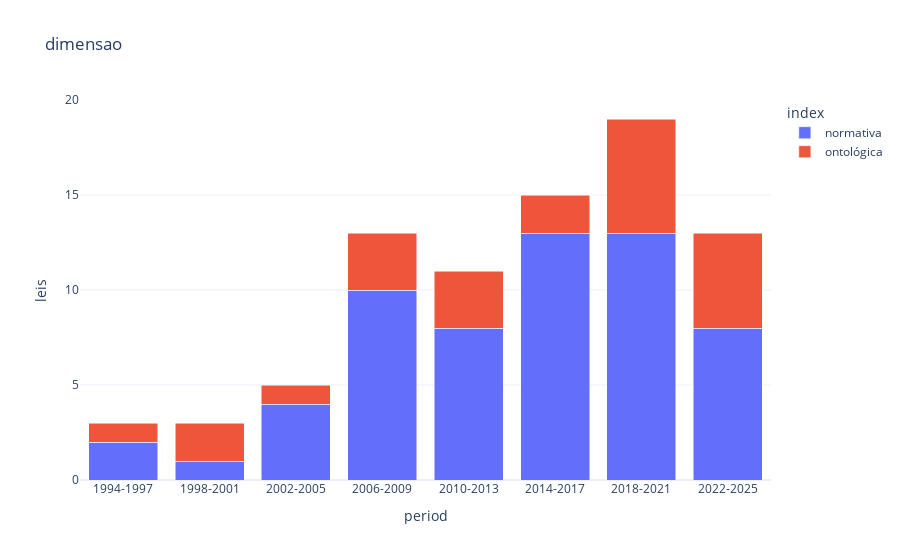
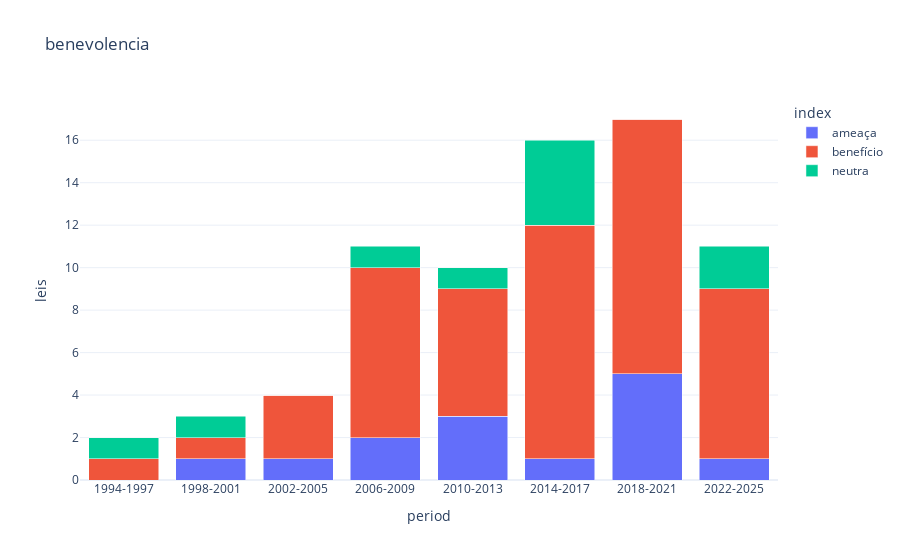
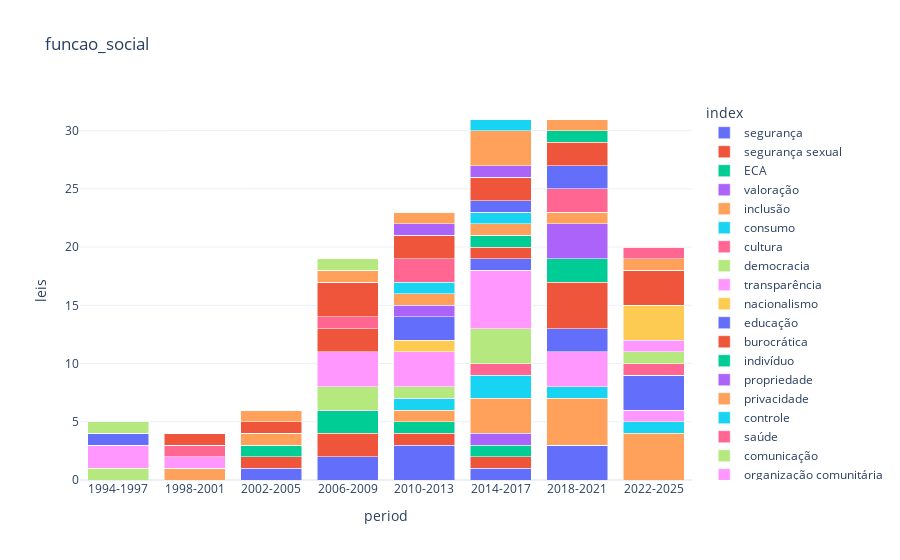
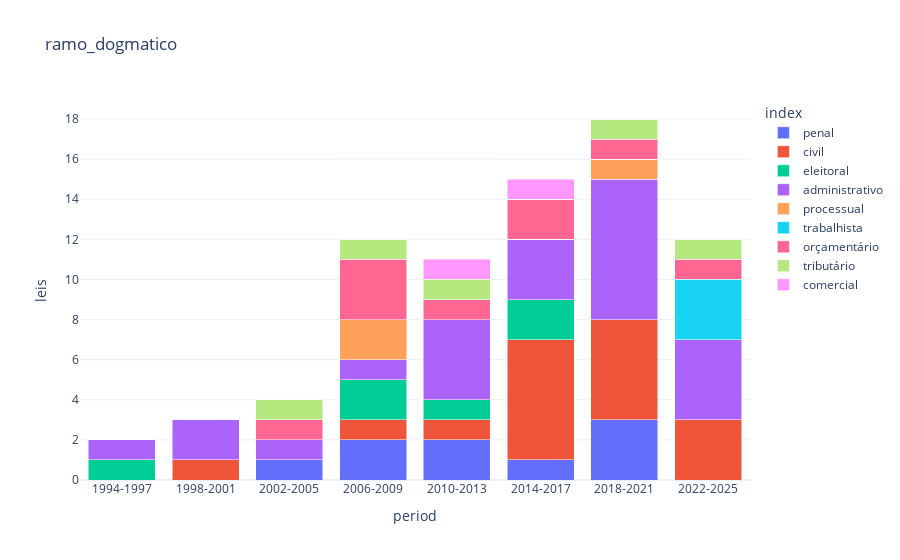

Source (notebook cell) for these figures, in order:
### Code cell
# Convert 'data' column to datetime and extract year
df['year'] = pd.to_datetime(df['data'], dayfirst=True).dt.year

# Create 4-year periods
min_year = df['year'].min()
df['period'] = ((df['year'] - min_year) // 4) * 4 + min_year
df['period'] = df['period'].astype(int).astype(str) + '-' + (df['period'] + 3).astype(int).astype(str)

period_counts = df['period'].value_counts().sort_index()

for colname in df.columns[7:14]:
    print(colname)

    df_stack = pd.DataFrame()
    df_count = pd.DataFrame()
    for period in period_counts.index:
        df_part = df[df['period'] == period]

        s_colstacker = pd.Series(0, index=df_part.iloc[:, 14:].columns[
            df_part.iloc[:, 14:].columns.str.startswith(colname)], dtype='float64')
        for i, row in df_part.iterrows():
            for col in df_part.iloc[:, 14:].columns[df_part.iloc[:, 14:].columns.str.startswith(colname)]:
                s_colstacker[col] += row[col]

        # normalize to get proportions (or percentages)
        total = s_colstacker.sum()
        s_colstacker_perc = s_colstacker / total

        # rename indices
        s_colstacker.index = s_colstacker.index.str.replace(colname + '_', '')
        s_colstacker_perc.index = s_colstacker.index

        s_colstacker.name = period
        s_colstacker_perc.name = period
        df_stack = pd.concat([df_stack, s_colstacker], axis=1)
        df_count = pd.concat([df_count, s_colstacker_perc], axis=1)

    # plot stacked bar chart
    df_stack = df_stack.reset_index().melt(id_vars='index', var_name='period', value_name='leis')
    df_count = df_count.reset_index().melt(id_vars='index', var_name='period', value_name='percentage')
    df_plot = df_stack.merge(df_count)
    fig = px.bar(df_plot, x='period', y='leis', color='index', title=colname,
                 hover_data=['percentage'], barmode='stack')
    fig.update_layout(template="plotly_white")
    fig.show()

### Figure 1 — Plotly figure (JSON) as saved in the notebook; plotly's stock layout.template omitted (floating-point values rounded to 4 significant figures)
{"data": [{"alignmentgroup": "True", "customdata": [[0.6667], [0.3333], [0.8], [0.7692], [0.7273], [0.8667], [0.6842], [0.6154]], "hovertemplate": "index=normativa<br>period=%{x}<br>leis=%{y}<br>percentage=%{customdata[0]}<extra></extra>", "legendgroup": "normativa", "marker": {"color": "#636efa", "pattern": {"shape": ""}}, "name": "normativa", "offsetgroup": "normativa", "orientation": "v", "showlegend": true, "textposition": "auto", "x": ["1994-1997", "1998-2001", "2002-2005", "2006-2009", "2010-2013", "2014-2017", "2018-2021", "2022-2025"], "xaxis": "x", "y": [2.0, 1.0, 4.0, 10.0, 8.0, 13.0, 13.0, 8.0], "yaxis": "y", "type": "bar"}, {"alignmentgroup": "True", "customdata": [[0.3333], [0.6667], [0.2], [0.2308], [0.2727], [0.1333], [0.3158], [0.3846]], "hovertemplate": "index=ontológica<br>period=%{x}<br>leis=%{y}<br>percentage=%{customdata[0]}<extra></extra>", "legendgroup": "ontológica", "marker": {"color": "#EF553B", "pattern": {"shape": ""}}, "name": "ontológica", "offsetgroup": "ontológica", "orientation": "v", "showlegend": true, "textposition": "auto", "x": ["1994-1997", "1998-2001", "2002-2005", "2006-2009", "2010-2013", "2014-2017", "2018-2021", "2022-2025"], "xaxis": "x", "y": [1.0, 2.0, 1.0, 3.0, 3.0, 2.0, 6.0, 5.0], "yaxis": "y", "type": "bar"}], "layout": {"xaxis": {"anchor": "y", "domain": [0.0, 1.0], "title": {"text": "period"}}, "yaxis": {"anchor": "x", "domain": [0.0, 1.0], "title": {"text": "leis"}}, "legend": {"title": {"text": "index"}, "tracegroupgap": 0}, "title": {"text": "dimensao"}, "barmode": "stack"}}

### Figure 2 — Plotly figure (JSON) as saved in the notebook; plotly's stock layout.template omitted (floating-point values rounded to 4 significant figures)
{"data": [{"alignmentgroup": "True", "customdata": [[0.0], [0.3333], [0.25], [0.1818], [0.3], [0.0625], [0.2941], [0.09091]], "hovertemplate": "index=ameaça<br>period=%{x}<br>leis=%{y}<br>percentage=%{customdata[0]}<extra></extra>", "legendgroup": "ameaça", "marker": {"color": "#636efa", "pattern": {"shape": ""}}, "name": "ameaça", "offsetgroup": "ameaça", "orientation": "v", "showlegend": true, "textposition": "auto", "x": ["1994-1997", "1998-2001", "2002-2005", "2006-2009", "2010-2013", "2014-2017", "2018-2021", "2022-2025"], "xaxis": "x", "y": [0.0, 1.0, 1.0, 2.0, 3.0, 1.0, 5.0, 1.0], "yaxis": "y", "type": "bar"}, {"alignmentgroup": "True", "customdata": [[0.5], [0.3333], [0.75], [0.7273], [0.6], [0.6875], [0.7059], [0.7273]], "hovertemplate": "index=benefício<br>period=%{x}<br>leis=%{y}<br>percentage=%{customdata[0]}<extra></extra>", "legendgroup": "benefício", "marker": {"color": "#EF553B", "pattern": {"shape": ""}}, "name": "benefício", "offsetgroup": "benefício", "orientation": "v", "showlegend": true, "textposition": "auto", "x": ["1994-1997", "1998-2001", "2002-2005", "2006-2009", "2010-2013", "2014-2017", "2018-2021", "2022-2025"], "xaxis": "x", "y": [1.0, 1.0, 3.0, 8.0, 6.0, 11.0, 12.0, 8.0], "yaxis": "y", "type": "bar"}, {"alignmentgroup": "True", "customdata": [[0.5], [0.3333], [0.0], [0.09091], [0.1], [0.25], [0.0], [0.1818]], "hovertemplate": "index=neutra<br>period=%{x}<br>leis=%{y}<br>percentage=%{customdata[0]}<extra></extra>", "legendgroup": "neutra", "marker": {"color": "#00cc96", "pattern": {"shape": ""}}, "name": "neutra", "offsetgroup": "neutra", "orientation": "v", "showlegend": true, "textposition": "auto", "x": ["1994-1997", "1998-2001", "2002-2005", "2006-2009", "2010-2013", "2014-2017", "2018-2021", "2022-2025"], "xaxis": "x", "y": [1.0, 1.0, 0.0, 1.0, 1.0, 4.0, 0.0, 2.0], "yaxis": "y", "type": "bar"}], "layout": {"xaxis": {"anchor": "y", "domain": [0.0, 1.0], "title": {"text": "period"}}, "yaxis": {"anchor": "x", "domain": [0.0, 1.0], "title": {"text": "leis"}}, "legend": {"title": {"text": "index"}, "tracegroupgap": 0}, "title": {"text": "benevolencia"}, "barmode": "stack"}}

### Figure 3 — Plotly figure (JSON) as saved in the notebook; plotly's stock layout.template omitted (floating-point values rounded to 4 significant figures)
{"data": [{"alignmentgroup": "True", "customdata": [[0.0], [0.0], [0.1667], [0.1053], [0.1304], [0.03226], [0.09677], [0.0]], "hovertemplate": "index=segurança<br>period=%{x}<br>leis=%{y}<br>percentage=%{customdata[0]}<extra></extra>", "legendgroup": "segurança", "marker": {"color": "#636efa", "pattern": {"shape": ""}}, "name": "segurança", "offsetgroup": "segurança", "orientation": "v", "showlegend": true, "textposition": "auto", "x": ["1994-1997", "1998-2001", "2002-2005", "2006-2009", "2010-2013", "2014-2017", "2018-2021", "2022-2025"], "xaxis": "x", "y": [0.0, 0.0, 1.0, 2.0, 3.0, 1.0, 3.0, 0.0], "yaxis": "y", "type": "bar"}, {"alignmentgroup": "True", "customdata": [[0.0], [0.0], [0.1667], [0.1053], [0.04348], [0.03226], [0.0], [0.0]], "hovertemplate": "index=segurança sexual<br>period=%{x}<br>leis=%{y}<br>percentage=%{customdata[0]}<extra></extra>", "legendgroup": "segurança sexual", "marker": {"color": "#EF553B", "pattern": {"shape": ""}}, "name": "segurança sexual", "offsetgroup": "segurança sexual", "orientation": "v", "showlegend": true, "textposition": "auto", "x": ["1994-1997", "1998-2001", "2002-2005", "2006-2009", "2010-2013", "2014-2017", "2018-2021", "2022-2025"], "xaxis": "x", "y": [0.0, 0.0, 1.0, 2.0, 1.0, 1.0, 0.0, 0.0], "yaxis": "y", "type": "bar"}, {"alignmentgroup": "True", "customdata": [[0.0], [0.0], [0.1667], [0.1053], [0.04348], [0.03226], [0.0], [0.0]], "hovertemplate": "index=ECA<br>period=%{x}<br>leis=%{y}<br>percentage=%{customdata[0]}<extra></extra>", "legendgroup": "ECA", "marker": {"color": "#00cc96", "pattern": {"shape": ""}}, "name": "ECA", "offsetgroup": "ECA", "orientation": "v", "showlegend": true, "textposition": "auto", "x": ["1994-1997", "1998-2001", "2002-2005", "2006-2009", "2010-2013", "2014-2017", "2018-2021", "2022-2025"], "xaxis": "x", "y": [0.0, 0.0, 1.0, 2.0, 1.0, 1.0, 0.0, 0.0], "yaxis": "y", "type": "bar"}, {"alignmentgroup": "True", "customdata": [[0.0], [0.0], [0.0], [0.0], [0.0], [0.03226], [0.0], [0.0]], "hovertemplate": "index=valoração<br>period=%{x}<br>leis=%{y}<br>percentage=%{customdata[0]}<extra></extra>", "legendgroup": "valoração", "marker": {"color": "#ab63fa", "pattern": {"shape": ""}}, "name": "valoração", "offsetgroup": "valoração", "orientation": "v", "showlegend": true, "textposition": "auto", "x": ["1994-1997", "1998-2001", "2002-2005", "2006-2009", "2010-2013", "2014-2017", "2018-2021", "2022-2025"], "xaxis": "x", "y": [0.0, 0.0, 0.0, 0.0, 0.0, 1.0, 0.0, 0.0], "yaxis": "y", "type": "bar"}, {"alignmentgroup": "True", "customdata": [[0.0], [0.25], [0.1667], [0.0], [0.04348], [0.09677], [0.129], [0.2]], "hovertemplate": "index=inclusão<br>period=%{x}<br>leis=%{y}<br>percentage=%{customdata[0]}<extra></extra>", "legendgroup": "inclusão", "marker": {"color": "#FFA15A", "pattern": {"shape": ""}}, "name": "inclusão", "offsetgroup": "inclusão", "orientation": "v", "showlegend": true, "textposition": "auto", "x": ["1994-1997", "1998-2001", "2002-2005", "2006-2009", "2010-2013", "2014-2017", "2018-2021", "2022-2025"], "xaxis": "x", "y": [0.0, 1.0, 1.0, 0.0, 1.0, 3.0, 4.0, 4.0], "yaxis": "y", "type": "bar"}, {"alignmentgroup": "True", "customdata": [[0.0], [0.0], [0.0], [0.0], [0.04348], [0.06452], [0.03226], [0.05]], "hovertemplate": "index=consumo<br>period=%{x}<br>leis=%{y}<br>percentage=%{customdata[0]}<extra></extra>", "legendgroup": "consumo", "marker": {"color": "#19d3f3", "pattern": {"shape": ""}}, "name": "consumo", "offsetgroup": "consumo", "orientation": "v", "showlegend": true, "textposition": "auto", "x": ["1994-1997", "1998-2001", "2002-2005", "2006-2009", "2010-2013", "2014-2017", "2018-2021", "2022-2025"], "xaxis": "x", "y": [0.0, 0.0, 0.0, 0.0, 1.0, 2.0, 1.0, 1.0], "yaxis": "y", "type": "bar"}, {"alignmentgroup": "True", "customdata": [[0.0], [0.0], [0.0], [0.0], [0.0], [0.03226], [0.0], [0.0]], "hovertemplate": "index=cultura<br>period=%{x}<br>leis=%{y}<br>percentage=%{customdata[0]}<extra></extra>", "legendgroup": "cultura", "marker": {"color": "#FF6692", "pattern": {"shape": ""}}, "name": "cultura", "offsetgroup": "cultura", "orientation": "v", "showlegend": true, "textposition": "auto", "x": ["1994-1997", "1998-2001", "2002-2005", "2006-2009", "2010-2013", "2014-2017", "2018-2021", "2022-2025"], "xaxis": "x", "y": [0.0, 0.0, 0.0, 0.0, 0.0, 1.0, 0.0, 0.0], "yaxis": "y", "type": "bar"}, {"alignmentgroup": "True", "customdata": [[0.2], [0.0], [0.0], [0.1053], [0.04348], [0.09677], [0.0], [0.0]], "hovertemplate": "index=democracia<br>period=%{x}<br>leis=%{y}<br>percentage=%{customdata[0]}<extra></extra>", "legendgroup": "democracia", "marker": {"color": "#B6E880", "pattern": {"shape": ""}}, "name": "democracia", "offsetgroup": "democracia", "orientation": "v", "showlegend": true, "textposition": "auto", "x": ["1994-1997", "1998-2001", "2002-2005", "2006-2009", "2010-2013", "2014-2017", "2018-2021", "2022-2025"], "xaxis": "x", "y": [1.0, 0.0, 0.0, 2.0, 1.0, 3.0, 0.0, 0.0], "yaxis": "y", "type": "bar"}, {"alignmentgroup": "True", "customdata": [[0.4], [0.25], [0.0], [0.1579], [0.1304], [0.1613], [0.09677], [0.05]], "hovertemplate": "index=transparência<br>period=%{x}<br>leis=%{y}<br>percentage=%{customdata[0]}<extra></extra>", "legendgroup": "transparência", "marker": {"color": "#FF97FF", "pattern": {"shape": ""}}, "name": "transparência", "offsetgroup": "transparência", "orientation": "v", "showlegend": true, "textposition": "auto", "x": ["1994-1997", "1998-2001", "2002-2005", "2006-2009", "2010-2013", "2014-2017", "2018-2021", "2022-2025"], "xaxis": "x", "y": [2.0, 1.0, 0.0, 3.0, 3.0, 5.0, 3.0, 1.0], "yaxis": "y", "type": "bar"}, {"alignmentgroup": "True", "customdata": [[0.0], [0.0], [0.0], [0.0], [0.04348], [0.0], [0.0], [0.0]], "hovertemplate": "index=nacionalismo<br>period=%{x}<br>leis=%{y}<br>percentage=%{customdata[0]}<extra></extra>", "legendgroup": "nacionalismo", "marker": {"color": "#FECB52", "pattern": {"shape": ""}}, "name": "nacionalismo", "offsetgroup": "nacionalismo", "orientation": "v", "showlegend": true, "textposition": "auto", "x": ["1994-1997", "1998-2001", "2002-2005", "2006-2009", "2010-2013", "2014-2017", "2018-2021", "2022-2025"], "xaxis": "x", "y": [0.0, 0.0, 0.0, 0.0, 1.0, 0.0, 0.0, 0.0], "yaxis": "y", "type": "bar"}, {"alignmentgroup": "True", "customdata": [[0.2], [0.0], [0.0], [0.0], [0.08696], [0.03226], [0.06452], [0.15]], "hovertemplate": "index=educação<br>period=%{x}<br>leis=%{y}<br>percentage=%{customdata[0]}<extra></extra>", "legendgroup": "educação", "marker": {"color": "#636efa", "pattern": {"shape": ""}}, "name": "educação", "offsetgroup": "educação", "orientation": "v", "showlegend": true, "textposition": "auto", "x": ["1994-1997", "1998-2001", "2002-2005", "2006-2009", "2010-2013", "2014-2017", "2018-2021", "2022-2025"], "xaxis": "x", "y": [1.0, 0.0, 0.0, 0.0, 2.0, 1.0, 2.0, 3.0], "yaxis": "y", "type": "bar"}, {"alignmentgroup": "True", "customdata": [[0.0], [0.0], [0.0], [0.1053], [0.0], [0.03226], [0.129], [0.0]], "hovertemplate": "index=burocrática<br>period=%{x}<br>leis=%{y}<br>percentage=%{customdata[0]}<extra></extra>", "legendgroup": "burocrática", "marker": {"color": "#EF553B", "pattern": {"shape": ""}}, "name": "burocrática", "offsetgroup": "burocrática", "orientation": "v", "showlegend": true, "textposition": "auto", "x": ["1994-1997", "1998-2001", "2002-2005", "2006-2009", "2010-2013", "2014-2017", "2018-2021", "2022-2025"], "xaxis": "x", "y": [0.0, 0.0, 0.0, 2.0, 0.0, 1.0, 4.0, 0.0], "yaxis": "y", "type": "bar"}, {"alignmentgroup": "True", "customdata": [[0.0], [0.0], [0.0], [0.0], [0.0], [0.03226], [0.06452], [0.0]], "hovertemplate": "index=indivíduo<br>period=%{x}<br>leis=%{y}<br>percentage=%{customdata[0]}<extra></extra>", "legendgroup": "indivíduo", "marker": {"color": "#00cc96", "pattern": {"shape": ""}}, "name": "indivíduo", "offsetgroup": "indivíduo", "orientation": "v", "showlegend": true, "textposition": "auto", "x": ["1994-1997", "1998-2001", "2002-2005", "2006-2009", "2010-2013", "2014-2017", "2018-2021", "2022-2025"], "xaxis": "x", "y": [0.0, 0.0, 0.0, 0.0, 0.0, 1.0, 2.0, 0.0], "yaxis": "y", "type": "bar"}, {"alignmentgroup": "True", "customdata": [[0.0], [0.0], [0.0], [0.0], [0.04348], [0.0], [0.09677], [0.0]], "hovertemplate": "index=propriedade<br>period=%{x}<br>leis=%{y}<br>percentage=%{customdata[0]}<extra></extra>", "legendgroup": "propriedade", "marker": {"color": "#ab63fa", "pattern": {"shape": ""}}, "name": "propriedade", "offsetgroup": "propriedade", "orientation": "v", "showlegend": true, "textposition": "auto", "x": ["1994-1997", "1998-2001", "2002-2005", "2006-2009", "2010-2013", "2014-2017", "2018-2021", "2022-2025"], "xaxis": "x", "y": [0.0, 0.0, 0.0, 0.0, 1.0, 0.0, 3.0, 0.0], "yaxis": "y", "type": "bar"}, {"alignmentgroup": "True", "customdata": [[0.0], [0.0], [0.0], [0.0], [0.04348], [0.03226], [0.03226], [0.0]], "hovertemplate": "index=privacidade<br>period=%{x}<br>leis=%{y}<br>percentage=%{customdata[0]}<extra></extra>", "legendgroup": "privacidade", "marker": {"color": "#FFA15A", "pattern": {"shape": ""}}, "name": "privacidade", "offsetgroup": "privacidade", "orientation": "v", "showlegend": true, "textposition": "auto", "x": ["1994-1997", "1998-2001", "2002-2005", "2006-2009", "2010-2013", "2014-2017", "2018-2021", "2022-2025"], "xaxis": "x", "y": [0.0, 0.0, 0.0, 0.0, 1.0, 1.0, 1.0, 0.0], "yaxis": "y", "type": "bar"}, {"alignmentgroup": "True", "customdata": [[0.0], [0.0], [0.0], [0.0], [0.04348], [0.03226], [0.0], [0.0]], "hovertemplate": "index=controle<br>period=%{x}<br>leis=%{y}<br>percentage=%{customdata[0]}<extra></extra>", "legendgroup": "controle", "marker": {"color": "#19d3f3", "pattern": {"shape": ""}}, "name": "controle", "offsetgroup": "controle", "orientation": "v", "showlegend": true, "textposition": "auto", "x": ["1994-1997", "1998-2001", "2002-2005", "2006-2009", "2010-2013", "2014-2017", "2018-2021", "2022-2025"], "xaxis": "x", "y": [0.0, 0.0, 0.0, 0.0, 1.0, 1.0, 0.0, 0.0], "yaxis": "y", "type": "bar"}, {"alignmentgroup": "True", "customdata": [[0.0], [0.25], [0.0], [0.05263], [0.08696], [0.0], [0.06452], [0.05]], "hovertemplate": "index=saúde<br>period=%{x}<br>leis=%{y}<br>percentage=%{customdata[0]}<extra></extra>", "legendgroup": "saúde", "marker": {"color": "#FF6692", "pattern": {"shape": ""}}, "name": "saúde", "offsetgroup": "saúde", "orientation": "v", "showlegend": true, "textposition": "auto", "x": ["1994-1997", "1998-2001", "2002-2005", "2006-2009", "2010-2013", "2014-2017", "2018-2021", "2022-2025"], "xaxis": "x", "y": [0.0, 1.0, 0.0, 1.0, 2.0, 0.0, 2.0, 1.0], "yaxis": "y", "type": "bar"}, {"alignmentgroup": "True", "customdata": [[0.0], [0.0], [0.0], [0.0], [0.0], [0.0], [0.0], [0.05]], "hovertemplate": "index=comunicação<br>period=%{x}<br>leis=%{y}<br>percentage=%{customdata[0]}<extra></extra>", "legendgroup": "comunicação", "marker": {"color": "#B6E880", "pattern": {"shape": ""}}, "name": "comunicação", "offsetgroup": "comunicação", "orientation": "v", "showlegend": true, "textposition": "auto", "x": ["1994-1997", "1998-2001", "2002-2005", "2006-2009", "2010-2013", "2014-2017", "2018-2021", "2022-2025"], "xaxis": "x", "y": [0.0, 0.0, 0.0, 0.0, 0.0, 0.0, 0.0, 1.0], "yaxis": "y", "type": "bar"}, {"alignmentgroup": "True", "customdata": [[0.0], [0.0], [0.0], [0.0], [0.0], [0.0], [0.0], [0.05]], "hovertemplate": "index=organização comunitária<br>period=%{x}<br>leis=%{y}<br>percentage=%{customdata[0]}<extra></extra>", "legendgroup": "organização comunitária", "marker": {"color": "#FF97FF", "pattern": {"shape": ""}}, "name": "organização comunitária", "offsetgroup": "organização comunitária", "orientation": "v", "showlegend": true, "textposition": "auto", "x": ["1994-1997", "1998-2001", "2002-2005", "2006-2009", "2010-2013", "2014-2017", "2018-2021", "2022-2025"], "xaxis": "x", "y": [0.0, 0.0, 0.0, 0.0, 0.0, 0.0, 0.0, 1.0], "yaxis": "y", "type": "bar"}, {"alignmentgroup": "True", "customdata": [[0.0], [0.0], [0.0], [0.0], [0.0], [0.0], [0.0], [0.15]], "hovertemplate": "index=direitos trabalhistas<br>period=%{x}<br>leis=%{y}<br>percentage=%{customdata[0]}<extra></extra>", "legendgroup": "direitos trabalhistas", "marker": {"color": "#FECB52", "pattern": {"shape": ""}}, "name": "direitos trabalhistas", "offsetgroup": "direitos trabalhistas", "orientation": "v", "showlegend": true, "textposition": "auto", "x": ["1994-1997", "1998-2001", "2002-2005", "2006-2009", "2010-2013", "2014-2017", "2018-2021", "2022-2025"], "xaxis": "x", "y": [0.0, 0.0, 0.0, 0.0, 0.0, 0.0, 0.0, 3.0], "yaxis": "y", "type": "bar"}, {"alignmentgroup": "True", "customdata": [[0.0], [0.0], [0.0], [0.0], [0.0], [0.03226], [0.06452], [0.0]], "hovertemplate": "index=integridade<br>period=%{x}<br>leis=%{y}<br>percentage=%{customdata[0]}<extra></extra>", "legendgroup": "integridade", "marker": {"color": "#636efa", "pattern": {"shape": ""}}, "name": "integridade", "offsetgroup": "integridade", "orientation": "v", "showlegend": true, "textposition": "auto", "x": ["1994-1997", "1998-2001", "2002-2005", "2006-2009", "2010-2013", "2014-2017", "2018-2021", "2022-2025"], "xaxis": "x", "y": [0.0, 0.0, 0.0, 0.0, 0.0, 1.0, 2.0, 0.0], "yaxis": "y", "type": "bar"}, {"alignmentgroup": "True", "customdata": [[0.0], [0.25], [0.1667], [0.1579], [0.08696], [0.06452], [0.06452], [0.15]], "hovertemplate": "index=comercial<br>period=%{x}<br>leis=%{y}<br>percentage=%{customdata[0]}<extra></extra>", "legendgroup": "comercial", "marker": {"color": "#EF553B", "pattern": {"shape": ""}}, "name": "comercial", "offsetgroup": "comercial", "orientation": "v", "showlegend": true, "textposition": "auto", "x": ["1994-1997", "1998-2001", "2002-2005", "2006-2009", "2010-2013", "2014-2017", "2018-2021", "2022-2025"], "xaxis": "x", "y": [0.0, 1.0, 1.0, 3.0, 2.0, 2.0, 2.0, 3.0], "yaxis": "y", "type": "bar"}, {"alignmentgroup": "True", "customdata": [[0.0], [0.0], [0.0], [0.0], [0.0], [0.0], [0.03226], [0.0]], "hovertemplate": "index=mediação<br>period=%{x}<br>leis=%{y}<br>percentage=%{customdata[0]}<extra></extra>", "legendgroup": "mediação", "marker": {"color": "#00cc96", "pattern": {"shape": ""}}, "name": "mediação", "offsetgroup": "mediação", "orientation": "v", "showlegend": true, "textposition": "auto", "x": ["1994-1997", "1998-2001", "2002-2005", "2006-2009", "2010-2013", "2014-2017", "2018-2021", "2022-2025"], "xaxis": "x", "y": [0.0, 0.0, 0.0, 0.0, 0.0, 0.0, 1.0, 0.0], "yaxis": "y", "type": "bar"}, {"alignmentgroup": "True", "customdata": [[0.0], [0.0], [0.0], [0.0], [0.04348], [0.03226], [0.0], [0.0]], "hovertemplate": "index=burocrático<br>period=%{x}<br>leis=%{y}<br>percentage=%{customdata[0]}<extra></extra>", "legendgroup": "burocrático", "marker": {"color": "#ab63fa", "pattern": {"shape": ""}}, "name": "burocrático", "offsetgroup": "burocrático", "orientation": "v", "showlegend": true, "textposition": "auto", "x": ["1994-1997", "1998-2001", "2002-2005", "2006-2009", "2010-2013", "2014-2017", "2018-2021", "2022-2025"], "xaxis": "x", "y": [0.0, 0.0, 0.0, 0.0, 1.0, 1.0, 0.0, 0.0], "yaxis": "y", "type": "bar"}, {"alignmentgroup": "True", "customdata": [[0.0], [0.0], [0.1667], [0.05263], [0.04348], [0.09677], [0.03226], [0.05]], "hovertemplate": "index=fiscal<br>period=%{x}<br>leis=%{y}<br>percentage=%{customdata[0]}<extra></extra>", "legendgroup": "fiscal", "marker": {"color": "#FFA15A", "pattern": {"shape": ""}}, "name": "fiscal", "offsetgroup": "fiscal", "orientation": "v", "showlegend": true, "textposition": "auto", "x": ["1994-1997", "1998-2001", "2002-2005", "2006-2009", "2010-2013", "2014-2017", "2018-2021", "2022-2025"], "xaxis": "x", "y": [0.0, 0.0, 1.0, 1.0, 1.0, 3.0, 1.0, 1.0], "yaxis": "y", "type": "bar"}, {"alignmentgroup": "True", "customdata": [[0.0], [0.0], [0.0], [0.0], [0.0], [0.03226], [0.0], [0.0]], "hovertemplate": "index=esporte<br>period=%{x}<br>leis=%{y}<br>percentage=%{customdata[0]}<extra></extra>", "legendgroup": "esporte", "marker": {"color": "#19d3f3", "pattern": {"shape": ""}}, "name": "esporte", "offsetgroup": "esporte", "orientation": "v", "showlegend": true, "textposition": "auto", "x": ["1994-1997", "1998-2001", "2002-2005", "2006-2009", "2010-2013", "2014-2017", "2018-2021", "2022-2025"], "xaxis": "x", "y": [0.0, 0.0, 0.0, 0.0, 0.0, 1.0, 0.0, 0.0], "yaxis": "y", "type": "bar"}, {"alignmentgroup": "True", "customdata": [[0.0], [0.0], [0.0], [0.0], [0.0], [0.0], [0.0], [0.05]], "hovertemplate": "index=meio ambiente<br>period=%{x}<br>leis=%{y}<br>percentage=%{customdata[0]}<extra></extra>", "legendgroup": "meio ambiente", "marker": {"color": "#FF6692", "pattern": {"shape": ""}}, "name": "meio ambiente", "offsetgroup": "meio ambiente", "orientation": "v", "showlegend": true, "textposition": "auto", "x": ["1994-1997", "1998-2001", "2002-2005", "2006-2009", "2010-2013", "2014-2017", "2018-2021", "2022-2025"], "xaxis": "x", "y": [0.0, 0.0, 0.0, 0.0, 0.0, 0.0, 0.0, 1.0], "yaxis": "y", "type": "bar"}, {"alignmentgroup": "True", "customdata": [[0.2], [0.0], [0.0], [0.05263], [0.0], [0.0], [0.0], [0.0]], "hovertemplate": "index=ciência<br>period=%{x}<br>leis=%{y}<br>percentage=%{customdata[0]}<extra></extra>", "legendgroup": "ciência", "marker": {"color": "#B6E880", "pattern": {"shape": ""}}, "name": "ciência", "offsetgroup": "ciência", "orientation": "v", "showlegend": true, "textposition": "auto", "x": ["1994-1997", "1998-2001", "2002-2005", "2006-2009", "2010-2013", "2014-2017", "2018-2021", "2022-2025"], "xaxis": "x", "y": [1.0, 0.0, 0.0, 1.0, 0.0, 0.0, 0.0, 0.0], "yaxis": "y", "type": "bar"}], "layout": {"xaxis": {"anchor": "y", "domain": [0.0, 1.0], "title": {"text": "period"}}, "yaxis": {"anchor": "x", "domain": [0.0, 1.0], "title": {"text": "leis"}}, "legend": {"title": {"text": "index"}, "tracegroupgap": 0}, "title": {"text": "funcao_social"}, "barmode": "stack"}}

### Figure 4 — Plotly figure (JSON) as saved in the notebook; plotly's stock layout.template omitted (floating-point values rounded to 4 significant figures)
{"data": [{"alignmentgroup": "True", "customdata": [[0.0], [0.0], [0.25], [0.1667], [0.1818], [0.06667], [0.1667], [0.0]], "hovertemplate": "index=penal<br>period=%{x}<br>leis=%{y}<br>percentage=%{customdata[0]}<extra></extra>", "legendgroup": "penal", "marker": {"color": "#636efa", "pattern": {"shape": ""}}, "name": "penal", "offsetgroup": "penal", "orientation": "v", "showlegend": true, "textposition": "auto", "x": ["1994-1997", "1998-2001", "2002-2005", "2006-2009", "2010-2013", "2014-2017", "2018-2021", "2022-2025"], "xaxis": "x", "y": [0.0, 0.0, 1.0, 2.0, 2.0, 1.0, 3.0, 0.0], "yaxis": "y", "type": "bar"}, {"alignmentgroup": "True", "customdata": [[0.0], [0.3333], [0.0], [0.08333], [0.09091], [0.4], [0.2778], [0.25]], "hovertemplate": "index=civil<br>period=%{x}<br>leis=%{y}<br>percentage=%{customdata[0]}<extra></extra>", "legendgroup": "civil", "marker": {"color": "#EF553B", "pattern": {"shape": ""}}, "name": "civil", "offsetgroup": "civil", "orientation": "v", "showlegend": true, "textposition": "auto", "x": ["1994-1997", "1998-2001", "2002-2005", "2006-2009", "2010-2013", "2014-2017", "2018-2021", "2022-2025"], "xaxis": "x", "y": [0.0, 1.0, 0.0, 1.0, 1.0, 6.0, 5.0, 3.0], "yaxis": "y", "type": "bar"}, {"alignmentgroup": "True", "customdata": [[0.5], [0.0], [0.0], [0.1667], [0.09091], [0.1333], [0.0], [0.0]], "hovertemplate": "index=eleitoral<br>period=%{x}<br>leis=%{y}<br>percentage=%{customdata[0]}<extra></extra>", "legendgroup": "eleitoral", "marker": {"color": "#00cc96", "pattern": {"shape": ""}}, "name": "eleitoral", "offsetgroup": "eleitoral", "orientation": "v", "showlegend": true, "textposition": "auto", "x": ["1994-1997", "1998-2001", "2002-2005", "2006-2009", "2010-2013", "2014-2017", "2018-2021", "2022-2025"], "xaxis": "x", "y": [1.0, 0.0, 0.0, 2.0, 1.0, 2.0, 0.0, 0.0], "yaxis": "y", "type": "bar"}, {"alignmentgroup": "True", "customdata": [[0.5], [0.6667], [0.25], [0.08333], [0.3636], [0.2], [0.3889], [0.3333]], "hovertemplate": "index=administrativo<br>period=%{x}<br>leis=%{y}<br>percentage=%{customdata[0]}<extra></extra>", "legendgroup": "administrativo", "marker": {"color": "#ab63fa", "pattern": {"shape": ""}}, "name": "administrativo", "offsetgroup": "administrativo", "orientation": "v", "showlegend": true, "textposition": "auto", "x": ["1994-1997", "1998-2001", "2002-2005", "2006-2009", "2010-2013", "2014-2017", "2018-2021", "2022-2025"], "xaxis": "x", "y": [1.0, 2.0, 1.0, 1.0, 4.0, 3.0, 7.0, 4.0], "yaxis": "y", "type": "bar"}, {"alignmentgroup": "True", "customdata": [[0.0], [0.0], [0.0], [0.1667], [0.0], [0.0], [0.05556], [0.0]], "hovertemplate": "index=processual<br>period=%{x}<br>leis=%{y}<br>percentage=%{customdata[0]}<extra></extra>", "legendgroup": "processual", "marker": {"color": "#FFA15A", "pattern": {"shape": ""}}, "name": "processual", "offsetgroup": "processual", "orientation": "v", "showlegend": true, "textposition": "auto", "x": ["1994-1997", "1998-2001", "2002-2005", "2006-2009", "2010-2013", "2014-2017", "2018-2021", "2022-2025"], "xaxis": "x", "y": [0.0, 0.0, 0.0, 2.0, 0.0, 0.0, 1.0, 0.0], "yaxis": "y", "type": "bar"}, {"alignmentgroup": "True", "customdata": [[0.0], [0.0], [0.0], [0.0], [0.0], [0.0], [0.0], [0.25]], "hovertemplate": "index=trabalhista<br>period=%{x}<br>leis=%{y}<br>percentage=%{customdata[0]}<extra></extra>", "legendgroup": "trabalhista", "marker": {"color": "#19d3f3", "pattern": {"shape": ""}}, "name": "trabalhista", "offsetgroup": "trabalhista", "orientation": "v", "showlegend": true, "textposition": "auto", "x": ["1994-1997", "1998-2001", "2002-2005", "2006-2009", "2010-2013", "2014-2017", "2018-2021", "2022-2025"], "xaxis": "x", "y": [0.0, 0.0, 0.0, 0.0, 0.0, 0.0, 0.0, 3.0], "yaxis": "y", "type": "bar"}, {"alignmentgroup": "True", "customdata": [[0.0], [0.0], [0.25], [0.25], [0.09091], [0.1333], [0.05556], [0.08333]], "hovertemplate": "index=orçamentário<br>period=%{x}<br>leis=%{y}<br>percentage=%{customdata[0]}<extra></extra>", "legendgroup": "orçamentário", "marker": {"color": "#FF6692", "pattern": {"shape": ""}}, "name": "orçamentário", "offsetgroup": "orçamentário", "orientation": "v", "showlegend": true, "textposition": "auto", "x": ["1994-1997", "1998-2001", "2002-2005", "2006-2009", "2010-2013", "2014-2017", "2018-2021", "2022-2025"], "xaxis": "x", "y": [0.0, 0.0, 1.0, 3.0, 1.0, 2.0, 1.0, 1.0], "yaxis": "y", "type": "bar"}, {"alignmentgroup": "True", "customdata": [[0.0], [0.0], [0.25], [0.08333], [0.09091], [0.0], [0.05556], [0.08333]], "hovertemplate": "index=tributário<br>period=%{x}<br>leis=%{y}<br>percentage=%{customdata[0]}<extra></extra>", "legendgroup": "tributário", "marker": {"color": "#B6E880", "pattern": {"shape": ""}}, "name": "tributário", "offsetgroup": "tributário", "orientation": "v", "showlegend": true, "textposition": "auto", "x": ["1994-1997", "1998-2001", "2002-2005", "2006-2009", "2010-2013", "2014-2017", "2018-2021", "2022-2025"], "xaxis": "x", "y": [0.0, 0.0, 1.0, 1.0, 1.0, 0.0, 1.0, 1.0], "yaxis": "y", "type": "bar"}, {"alignmentgroup": "True", "customdata": [[0.0], [0.0], [0.0], [0.0], [0.09091], [0.06667], [0.0], [0.0]], "hovertemplate": "index=comercial<br>period=%{x}<br>leis=%{y}<br>percentage=%{customdata[0]}<extra></extra>", "legendgroup": "comercial", "marker": {"color": "#FF97FF", "pattern": {"shape": ""}}, "name": "comercial", "offsetgroup": "comercial", "orientation": "v", "showlegend": true, "textposition": "auto", "x": ["1994-1997", "1998-2001", "2002-2005", "2006-2009", "2010-2013", "2014-2017", "2018-2021", "2022-2025"], "xaxis": "x", "y": [0.0, 0.0, 0.0, 0.0, 1.0, 1.0, 0.0, 0.0], "yaxis": "y", "type": "bar"}], "layout": {"xaxis": {"anchor": "y", "domain": [0.0, 1.0], "title": {"text": "period"}}, "yaxis": {"anchor": "x", "domain": [0.0, 1.0], "title": {"text": "leis"}}, "legend": {"title": {"text": "index"}, "tracegroupgap": 0}, "title": {"text": "ramo_dogmatico"}, "barmode": "stack"}}
